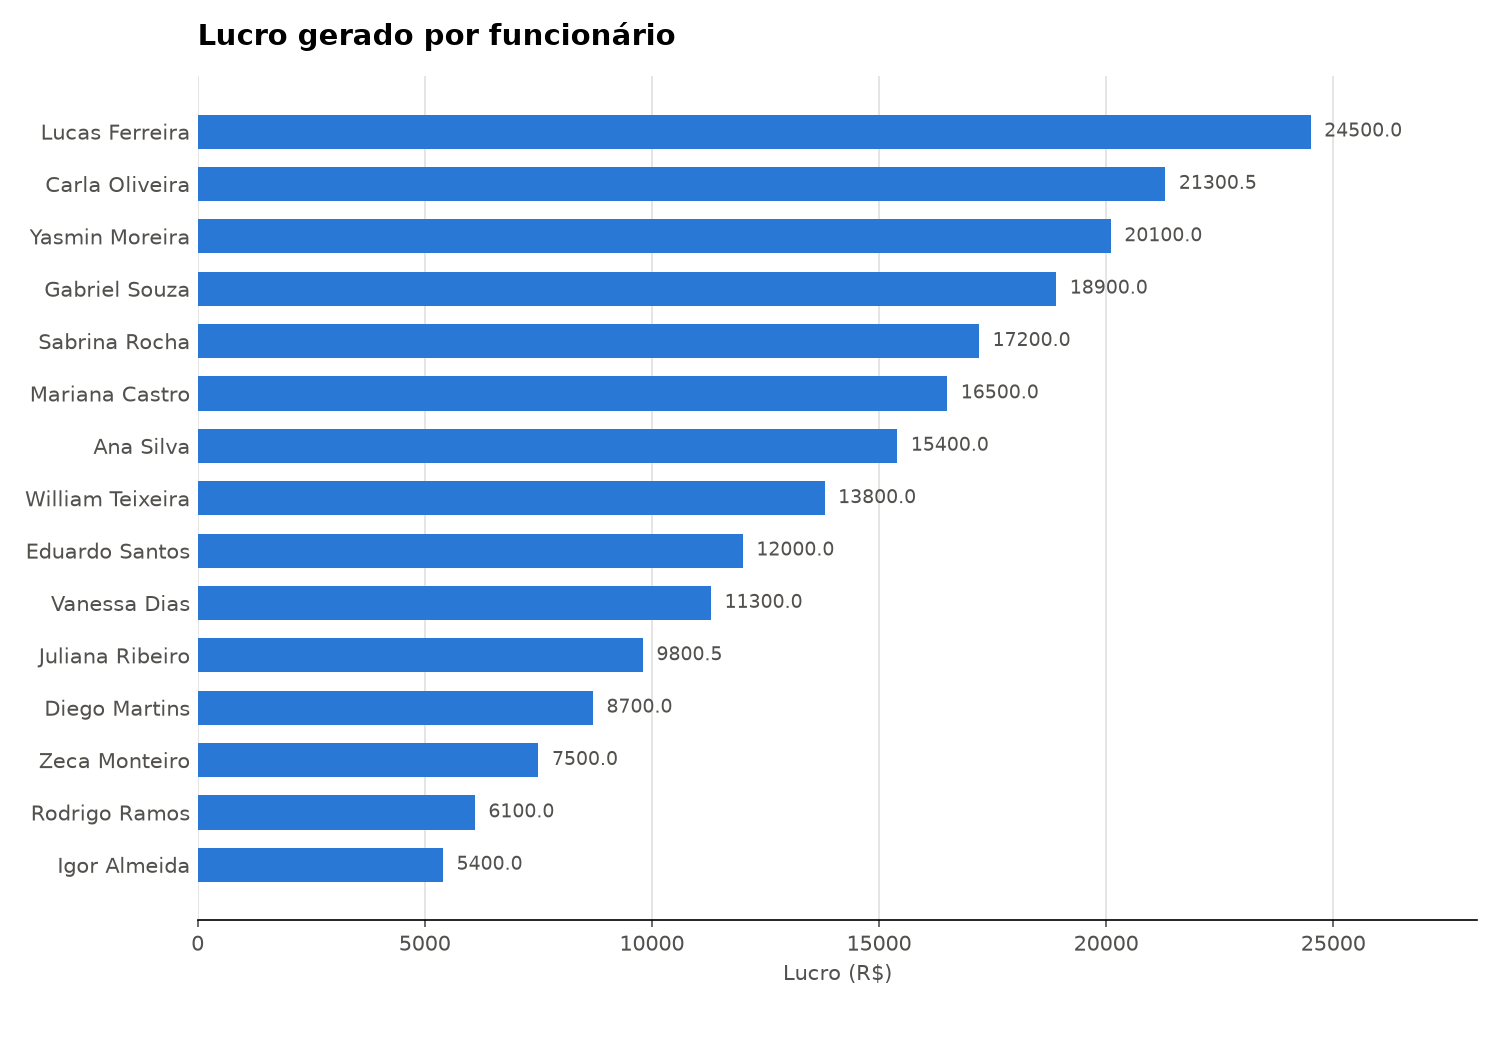

This chart was generated by the following Python code:
import pandas as pd
import matplotlib.pyplot as plt

df = pd.read_csv(r"C:\Users\patrick.araujo\OneDrive - SENAC-ARRJ\Documentos\Analista de dados\funcionarios.csv")

# 2. Inspeção rápida dos dados
print(df.head())
print(df.info())

# 3. Selecionar as colunas de interesse e ordenar pelo lucro
df_lucro = df[["nome", "lucro"]].sort_values("lucro", ascending=True)

# Funcionários sem lucro (0) ficam separados para não poluir o gráfico
sem_lucro = df_lucro[df_lucro["lucro"] == 0]
com_lucro = df_lucro[df_lucro["lucro"] > 0]

# 5. Criar o gráfico de barras horizontais


fig, ax = plt.subplots(figsize=(10, 7))

barras = ax.barh(com_lucro["nome"], com_lucro["lucro"],
                 color="#2a78d6", height=0.65)

# Rótulo de valor no fim de cada barra
for barra in barras:
    largura = barra.get_width()
    ax.text(largura + 300, barra.get_y() + barra.get_height() / 2,
            largura, va="center", fontsize=9, color="#52514e")

# 6. Títulos e eixos
ax.set_title("Lucro gerado por funcionário", fontsize=14,
             fontweight="bold", loc="left", pad=15)
ax.set_xlabel("Lucro (R$)", color="#52514e")
ax.set_xlim(0, com_lucro["lucro"].max() * 1.15)

# Grade discreta e remoção de bordas desnecessárias
ax.grid(axis="x", color="#e0e0e0", linewidth=0.8)
ax.set_axisbelow(True)
for lado in ["top", "right", "left"]:
    ax.spines[lado].set_visible(False)
ax.tick_params(axis="y", length=0)
ax.tick_params(colors="#52514e")

plt.tight_layout(rect=(0, 0.04, 1, 1))

# 7. Salvar e exibir
plt.savefig("grafico_lucro_funcionarios.png", dpi=150)
plt.show()
